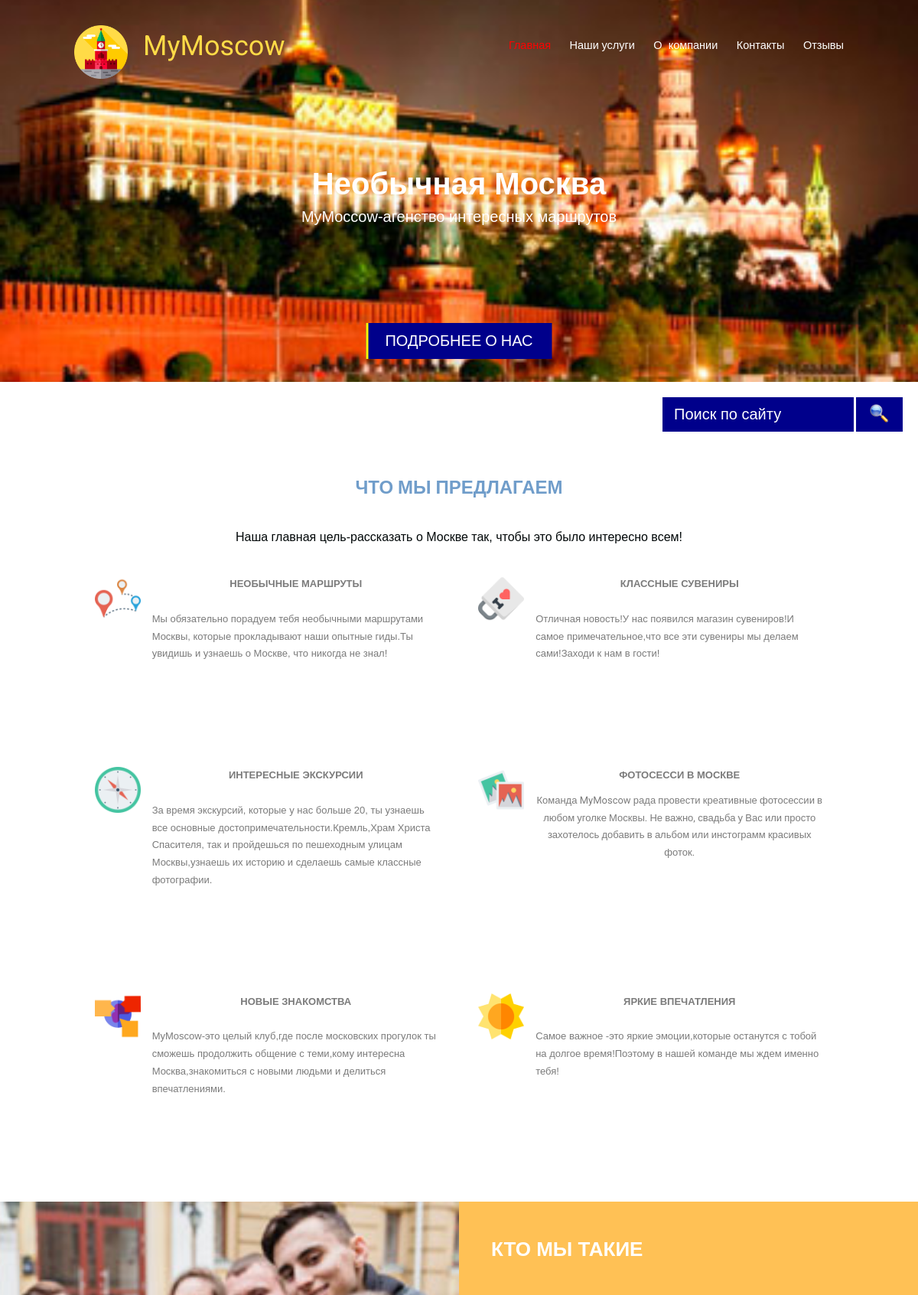
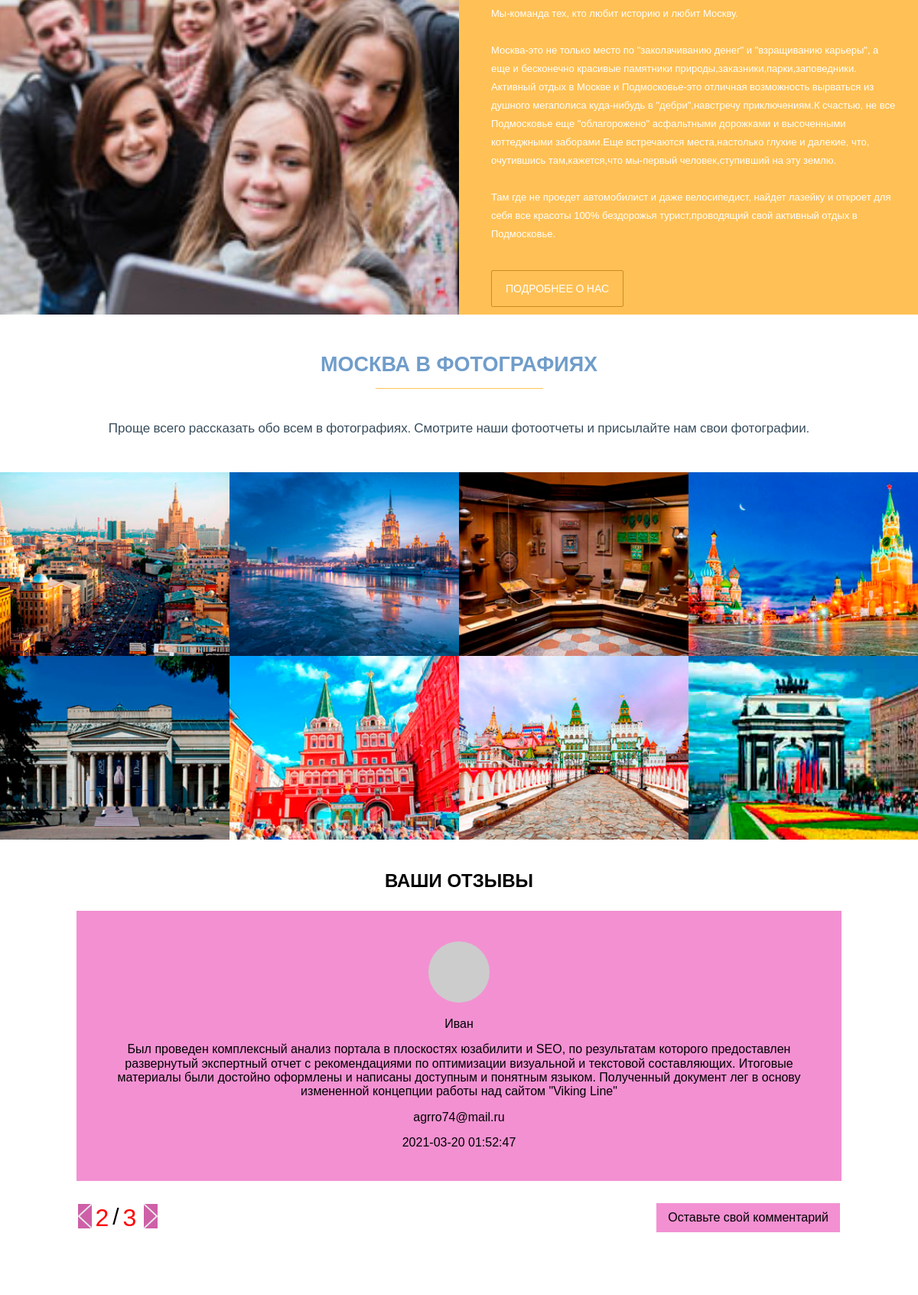
The page / (upper part) on the database its author committed (2 pictures, top to bottom).
### tables this page shows
CREATE TABLE IF NOT EXISTS `commentsi` (
  `ID` int(11) NOT NULL AUTO_INCREMENT,
  `avatar` varchar(250) NOT NULL,
  `email` varchar(250) NOT NULL,
  `fio` varchar(255) NOT NULL,
  `text_comment` text NOT NULL,
  `date_create` char(20) DEFAULT NULL,
  PRIMARY KEY (`ID`)
);

### index.php (the view, shortened to what this page needs)
<?php
    include($_SERVER['DOCUMENT_ROOT']."/header.php");
        include($_SERVER['DOCUMENT_ROOT']."/db.php");
?>
<link rel="stylesheet" href="css/index/style.css"/>
    <div class="index">
        <div class="search">
            <form method="GET" action="search.php">
                <input  type="text" name="search" class="search-field" placeholder='Поиск по сайту'>
                <button type="submit"><img src="icon/xmag.png" alt="кнопка"></button>
            </form>
        </div>
        <div class="we-offer">
            <h2>ЧТО МЫ ПРЕДЛАГАЕМ</h2><br>
            <p>
                Наша главная цель-рассказать о Москве так,
                чтобы это было интересно всем!
            </p>
            <div class="big-container">
                <div class="container-left">
                    <div class="map"></div>
                    <div class="text-container">
                        <h4>НЕОБЫЧНЫЕ МАРШРУТЫ</h4>
                        <p>
                            Мы обязательно порадуем тебя необычными маршрутами Москвы, которые
                            прокладывают наши опытные гиды.Ты увидишь и узнаешь о Москве,
                            что никогда не знал!
                        </p>
                    </div>
                </div>
                <div class="container-right">
                    <div class="souvenir"></div>
                    <div class="text-container">
                        <h4>КЛАССНЫЕ СУВЕНИРЫ</h4>
                        <p>
                            Отличная новость!У нас появился магазин сувениров!И самое
                            примечательное,что все эти сувениры мы делаем сами!Заходи к нам в гости!
                       </p>
                    </div>
                </div>
            </div>
            <div class="big-container">
                <div class="container-left">
                    <div class="compass"></div>
                    <div class="text-container">
                        <h4>ИНТЕРЕСНЫЕ ЭКСКУРСИИ</h4>
                        <p>
                            За время экскурсий, которые у нас больше 20, ты узнаешь все
                            основные достопримечательности.Кремль,Храм Христа Спасителя,
                            так и пройдешься по пешеходным улицам Москвы,узнаешь их историю
                            и сделаешь самые классные фотографии.
                        </p>
                    </div>
                </div>
                <div class="container-right">
                    <div class="images"></div>
                    <div class="text-container">
                        <h4>ФОТОСЕССИ В МОСКВЕ</h4>
                        Команда MyMoscow рада провести креативные фотосессии в
                        любом уголке Москвы. Не важно, свадьба у Вас или просто
                        захотелось добавить в альбом или инстограмм красивых фоток.
                    </div>
                </div>
            </div>
            <div class="big-container">
                <div class="container-left">
                    <div class="discussion"></div>
                    <div class="text-container">
                        <h4>НОВЫЕ ЗНАКОМСТВА</h4>
                        <p>
                            MyMoscow-это целый клуб,где после московских прогулок ты сможешь
                            продолжить общение с теми,кому интересна Москва,знакомиться
                            с новыми людьми и делиться впечатлениями.
                        </p>
                    </div>
                </div>
                <div class="container-right">
                    <div class="sun"></div>
                    <div class="text-container">
                        <h4>ЯРКИЕ ВПЕЧАТЛЕНИЯ</h4>
                        <p>
                            Самое важное -это яркие эмоции,которые останутся с тобой
                            на долгое время!Поэтому в нашей команде мы ждем именно тебя!
                        </p>
                    </div>
                </div>
            </div>
        </div>
        <div class="our-company" id="our-company">
            <div class="picture"></div>
            <div class="text">
                <h1>КТО МЫ ТАКИЕ</h1><br>
                <p>
                    Мы-команда тех, кто любит историю и любит Москву.<br><br>
                    Москва-это не только место по "заколачиванию денег" и "взращиванию карьеры",
                    а еще и бесконечно красивые памятники природы,заказники,парки,заповедники.
                    Активный отдых в Москве и Подмосковье-это отличная возможность вырваться из
                    душного мегаполиса куда-нибудь в "дебри",навстречу приключениям.К счастью,
                    не все Подмосковье еще "облагорожено" асфальтными дорожками и высоченными
                    коттеджными заборами.Еще встречаются места,настолько глухие и далекие,
                    что, очутившись там,кажется,что мы-первый человек,ступивший на эту землю.<br><br>
                    Там где не проедет автомобилист и даже велосипедист, найдет лазейку и откроет
                    для себя все красоты 100% бездорожья турист,проводящий свой активный отдых в
                    Подмосковье.<br><br><br>
                </p>
                <a href="tours.php">
                    ПОДРОБНЕЕ О НАС
                </a>
            </div>
        </div>
        <div class="moscow-photos">
            <h2>МОСКВА В ФОТОГРАФИЯХ</h2>
            <div class="polosa"></div>
            <div class="text">
                Проще всего рассказать обо всем в фотографиях.
                Смотрите наши фотоотчеты и присылайте нам свои фотографии.
            </div>
            <div  class="photos">
                <div class="photo"><div class="photo_1 sizes"></div></div>
                <div class="photo"><div class="photo_7 sizes"></div></div>
                <div class="photo"><div class="photo_5 sizes"></div></div>
                <div class="photo"><div class="photo_3 sizes"></div></div>
                <div class="photo"><div class="photo_8 sizes"></div></div>
                <div class="photo"><div class="photo_6 sizes"></div></div>
                <div class="photo"><div class="photo_4 sizes"></div></div>
                <div class="photo"><div class="photo_2 sizes"></div></div>
            </div>
        </div>
<?php
   $sql_cards = "SELECT * FROM commentsi  ORDER BY id DESC LIMIT 10";
   $result_cards = mysqli_query($link, $sql_cards);
   while( $data_card = mysqli_fetch_assoc($result_cards) ){
    $template_select['data'][] = $data_card;
}
?>
        <div class="comments" id="comments">
    <?php if(isset($template_select['data']) && $template_select['data']== true) :?>
            <h2>ВАШИ ОТЗЫВЫ</h2>
                <div id="shopSleder" class="owl-carousel">
                    <?php foreach( $template_select['data'] as $card_row ): ?>
                            <div class="comment">
                                <div class="avatar"><img src="<?= $card_row['avatar'] ?>" alt='avatar'/></div>
                                <div class="fio"><?= $card_row['fio'] ?></div>
                                <div class="text_comment"><?= $card_row['text_comment'] ?></div>
                                <div class="email"><?= $card_row['email'] ?></div>
                                <div class="date_create"><?= $card_row['date_create'] ?></div>
                            </div>
                    <?php endforeach;?>
                </div>
    <?php endif;?>
            <div class="question">
                <div class="question-box">
                    <div class="slider-tablo">
                        <a href="#!"> <img  id="arrow-left" src="icon/header-slider-left.svg" alt="стрелка влево"></a>
                        <div class="tablo-left"></div>
                        <span>/</span>
                        <div class="tablo-right"></div>
                        <a href="#!"> <img id="arrow-right" src="icon/header-slider-right.svg" alt="стрелка вправо"></a>
                    </div>
                    <div class=link>Оставьте свой комментарий</div>
                </div>
            </div>
        </div>
        <div class="question2">
        </div>
    <?php
       include($_SERVER['DOCUMENT_ROOT']."/footer.php");
    ?>

### header.php (shortened to what this page needs)
<!DOCTYPE html>
<html lang="ru">
<?php
    include($_SERVER['DOCUMENT_ROOT']."/db.php");
?>
<head>
    <link rel="stylesheet" href="css/normalize.css">
    <link rel="stylesheet" href="css/header/style_header.css">
    <link rel="stylesheet" href="css/index/style.css">
    <link rel="stylesheet" href="css/tours/style_tours.css">
    <link rel="stylesheet" href="css/contacts/style_contacts.css">
    <link rel="stylesheet" href="css/book/style_book.css">
    <link rel="stylesheet" href="css/subscriber/style_subscriber.css">
    <link rel="stylesheet" href="css/footer/style_footer.css">
    <link rel="stylesheet" href="css/error/style_error.css">
    <link rel="stylesheet" href="css/comments/style_comments.css">
    <link rel="stylesheet" href="css/search/style_search.css">
</head>
<body>
<header>
<?php
$uri=$_SERVER['REQUEST_URI'];
if(strlen($uri)>1){
$len = strlen($uri);
$part_uri=substr($uri,0,$len-4);
}else{$part_uri=$uri;}
$sliderHeader = [];
$mas_part_uri=[];
    $sql_cards = " SELECT * FROM `sliderheader`";
    $result_cards = mysqli_query($link, $sql_cards);
    while( $data_card = mysqli_fetch_assoc($result_cards) ){
        array_push($sliderHeader, $data_card);
    }
    ?>
    <?php foreach( $sliderHeader as $key => $row): ?>
        <?php foreach( $row as $k => $value): ?>
            <?php if( $k == $part_uri ):?>
                <?php array_push($mas_part_uri,$value)?>
             <?php endif; ?>
    <?php endforeach;?>
    <?php endforeach;?>
            <div id="headerSleder" class="owl-carousel">
                <?php foreach($mas_part_uri as $value): ?>
                    <div class=<?=$value?>>
                        <div class="wrapper">
                            <div class="navigation">
                                <div class="logo">
                                    <a href="/" class="picture-spasskaya-tower"></a>
                                    <a href="/" class="picture-MyMoscow">MyMoscow</a>
                                </div>
                                <div class="nav">
                                    <a href="/">Главная</a>
                                    <a href="tours.php">Наши услуги</a>
                                    <a href="#our-company" target="#our-company">О<span>q</span>компании</a>
                                    <a href="contacts.php">Контакты</a>
                                    <a href="#comments" target="#comments">Отзывы</a>
                                </div>
                            </div>
                            <div class="text">
                                <h1>Необычная Москва</h1>
                                <p>MyMoccow-агенство интересных маршрутов</p>
                            </div>
                            <div class="button">
                                <a href="tours.php">ПОДРОБНЕЕ О НАС</a>
                            </div>
                        </div>
                    </div>
                <?php endforeach;?>
            </div>
</header>

### footer.php (shortened to what this page needs)
<link rel="stylesheet" href="css/footer/style_footer.css">
    </div>
    </body>
</html>

### css/header/style_header.css (style rules this page uses)
* { margin: 0; padding: 0; border: 0; font-family: Arial; }
html, body { overflow-x: hidden; }
header .wrapper { padding-top: 20px; width: 90%; margin: 0 auto; }
.slider_index_1 { background: url(/photos/slider_index_1.jpg) center center/cover no-repeat; padding: 30px; }
header .navigation { display: -webkit-box; display: -ms-flexbox; display: flex; -webkit-box-pack: justify; -ms-flex-pack: justify; justify-content: space-between; }
header .logo { margin-right: 100px; }
.link-active { color: red; }
header .picture-spasskaya-tower { background: url(/icon/spasskaya-tower.png) center center/contain no-repeat; padding: 35px; margin: 0 10px; }
header .picture-MyMoscow { -webkit-animation: spasskaya-tower 3s infinite; animation: spasskaya-tower 3s infinite; animation-direction: alternate-reverse; font-size: 36px; font-family: 'Roboto', sans-serif; color: #ffdb47; line-height: 0.556; text-align: center; }
header a { text-decoration: none; font-size: 14.5px; font-family: 'Roboto', sans-serif; color: white; line-height: 1.379; padding: 0 10px; }
header .text { font-size: 20px; font-family: 'Roboto', sans-serif; color: white; line-height: 15px; text-align: center; padding: 115px 0; }
header .text h1 { margin-bottom: 16px; line-height: 40px; }
header .text p { margin-bottom: 16px; }
header .button { background: darkblue; padding: 10px 15px; display: inline-block; left: 50%; -webkit-transform: translateX(-50%); transform: translateX(-50%); position: relative; text-align: center; }
header .button:before { content: ""; width: 3px; height: 100%; background: #ffff00; position: absolute; left: 0; top: 0; -webkit-transition: 1s all; transition: 1s all; }
header .button a { color: #ffffff; text-decoration: none; font-size: 20px; }

### css/tours/style_tours.css (style rules this page uses)
* { margin: 0; padding: 0; border: 0; font-family: Arial; }

### css/contacts/style_contacts.css (style rules this page uses)
* { margin: 0; padding: 0; border: 0; font-family: Arial; }

### css/book/style_book.css (style rules this page uses)
* { margin: 0; padding: 0; border: 0; font-family: Arial; }

### css/subscriber/style_subscriber.css (style rules this page uses)
* { margin: 0; padding: 0; border: 0; font-family: Arial; }

### css/footer/style_footer.css (style rules this page uses)
* { margin: 0; padding: 0; border: 0; font-family: Arial; }

### css/error/style_error.css (style rules this page uses)
* { margin: 0; padding: 0; border: 0; font-family: Arial; }

### css/comments/style_comments.css (style rules this page uses)
* { margin: 0; padding: 0; border: 0; font-family: Arial; }

### css/search/style_search.css (style rules this page uses)
.search { background:rgb(124, 233, 16); }

### rows shown on the page
commentsi: fio "Иван", text_comment "Был проведен комплексный анализ портала в плоскостях юзабилити и SEO, по результатам которого предоставлен развернутый экспертный отчет с рекомендациями по оптимизации визуальной и текстовой составляющих. Итоговые материалы были достойно оформлены и написаны доступным и понятным языком. Полученный документ лег в основу измененной концепции работы над сайтом \"Viking Line\"", email "agrro74@mail.ru", date_create "2021-03-20 01:52:47"
